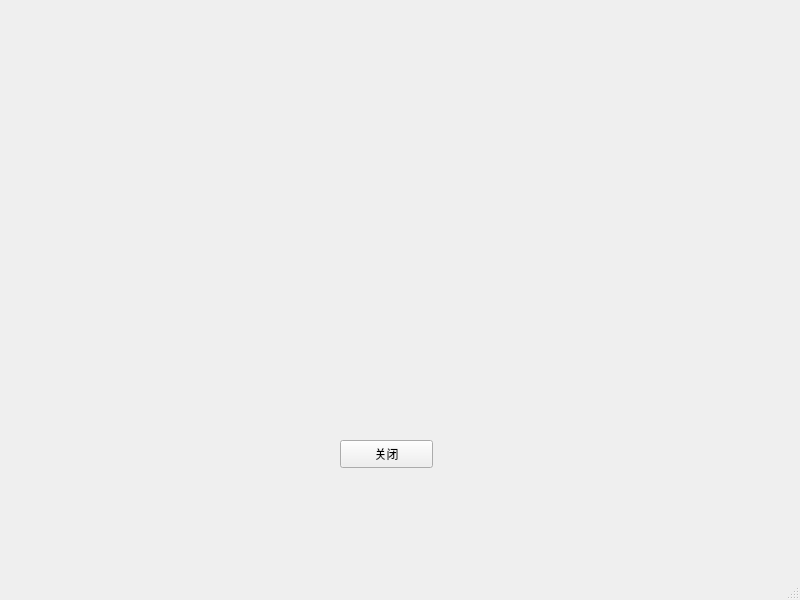
<?xml version="1.0" encoding="UTF-8"?>
<ui version="4.0">
 <class>MainWindow</class>
 <widget class="QMainWindow" name="MainWindow">
  <property name="geometry">
   <rect>
    <x>0</x>
    <y>0</y>
    <width>800</width>
    <height>600</height>
   </rect>
  </property>
  <property name="windowTitle">
   <string>MainWindow</string>
  </property>
  <widget class="QWidget" name="centralwidget">
   <widget class="QPushButton" name="pushButton">
    <property name="geometry">
     <rect>
      <x>340</x>
      <y>440</y>
      <width>93</width>
      <height>28</height>
     </rect>
    </property>
    <property name="text">
     <string>关闭</string>
    </property>
   </widget>
  </widget>
  <widget class="QMenuBar" name="menubar">
   <property name="geometry">
    <rect>
     <x>0</x>
     <y>0</y>
     <width>800</width>
     <height>26</height>
    </rect>
   </property>
  </widget>
  <widget class="QStatusBar" name="statusbar"/>
 </widget>
 <resources/>
 <connections>
  <connection>
   <sender>pushButton</sender>
   <signal>clicked()</signal>
   <receiver>MainWindow</receiver>
   <slot>close()</slot>
   <hints>
    <hint type="sourcelabel">
     <x>381</x>
     <y>480</y>
    </hint>
    <hint type="destinationlabel">
     <x>419</x>
     <y>517</y>
    </hint>
   </hints>
  </connection>
 </connections>
</ui>
